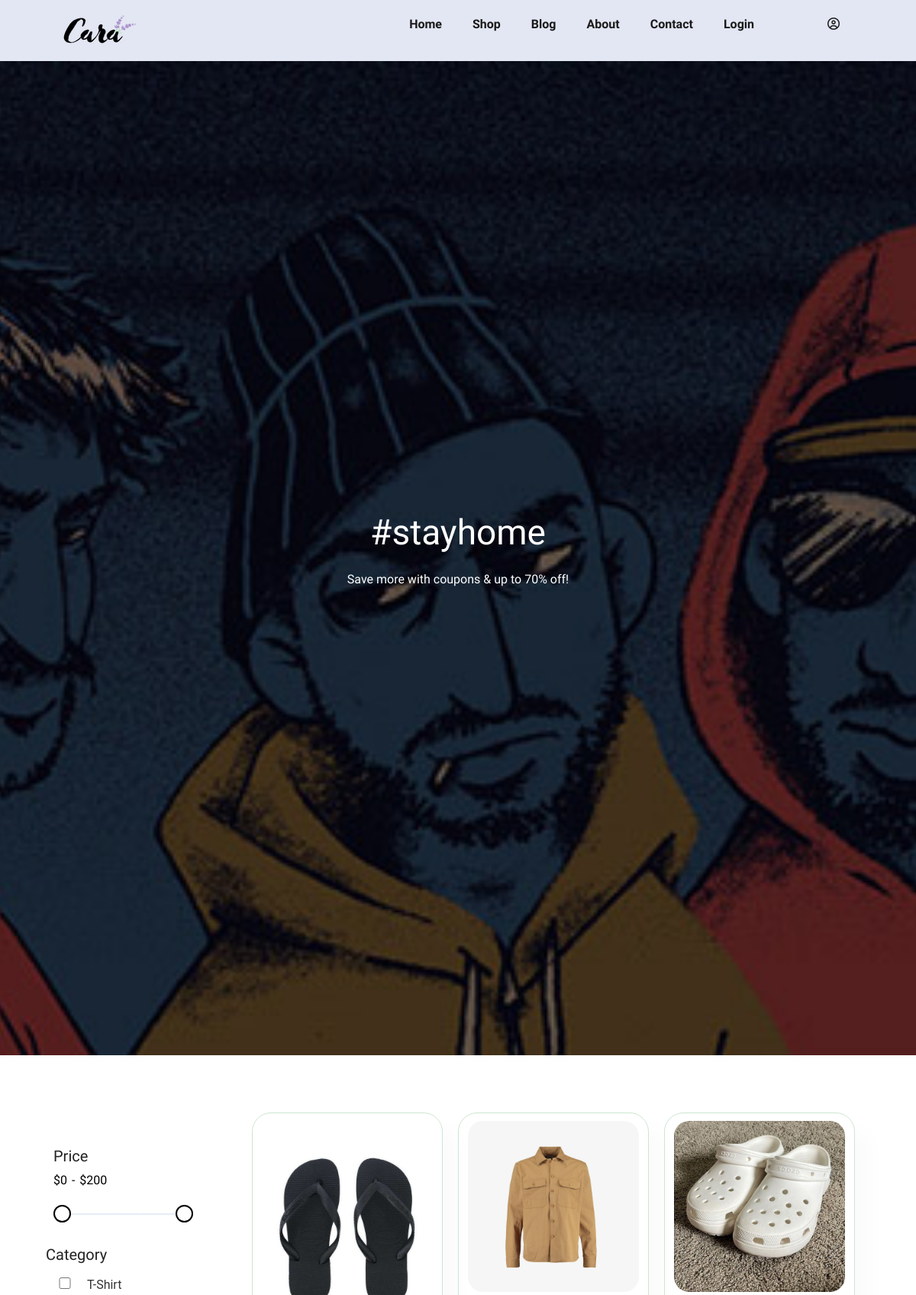
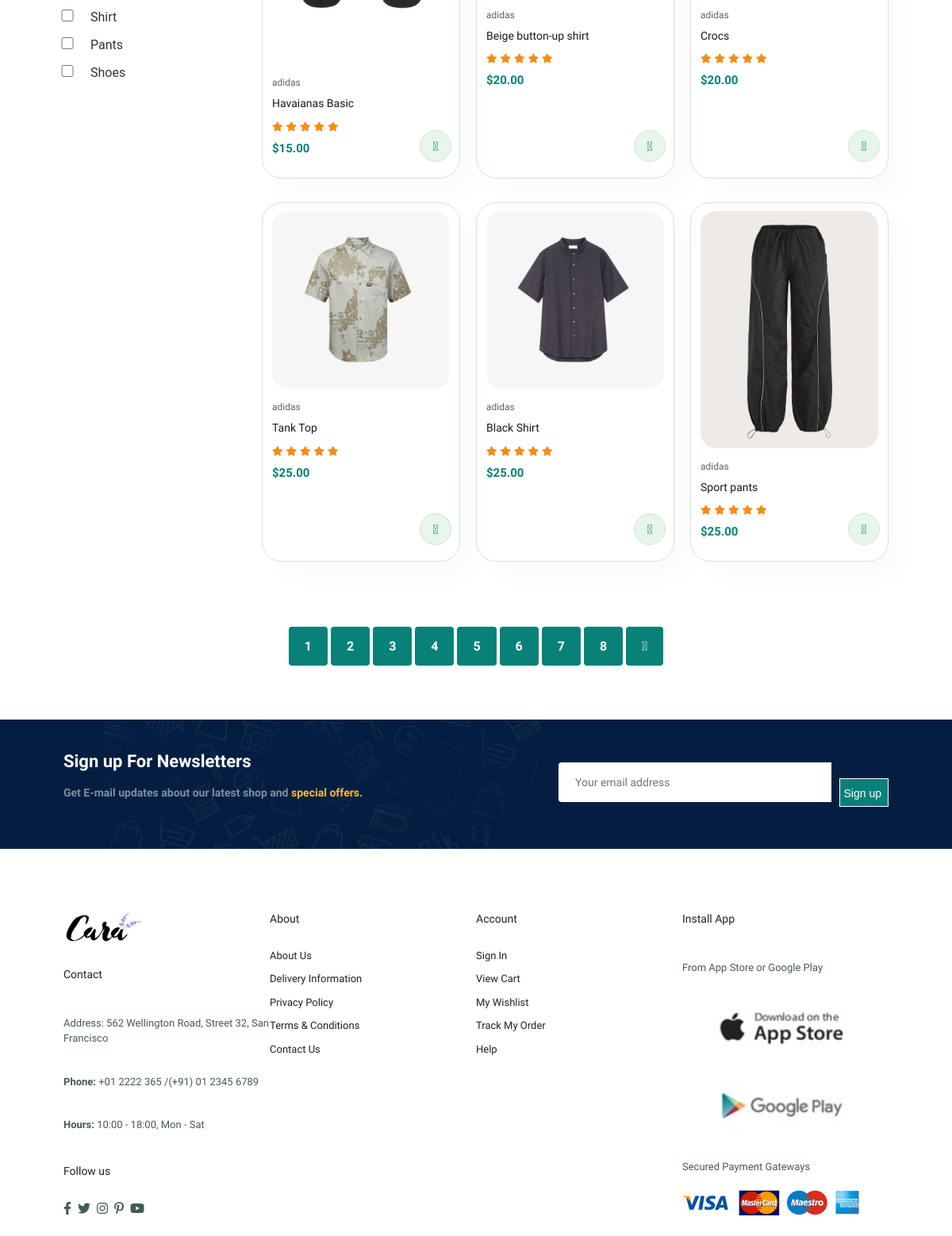
The page /client/shop/shop on the database its author committed (2 pictures, top to bottom).
### tables this page shows
CREATE TABLE  `products` (
  `product_id` INT UNSIGNED PRIMARY KEY AUTO_INCREMENT,
  `name` VARCHAR(100) NOT NULL,
  `category_id` INT UNSIGNED NOT NULL,
  `price` DECIMAL(10, 2) NOT NULL,
  `quantity` INT UNSIGNED DEFAULT 0,
  `color_id` INT UNSIGNED,
  `size_id` INT UNSIGNED,
  `image` VARCHAR(255) NOT NULL,
  `flash` INT UNSIGNED DEFAULT 0, 
  `coupon_id` INT UNSIGNED DEFAULT NULL, 
  `created_at` TIMESTAMP DEFAULT CURRENT_TIMESTAMP,
  `updated_at` TIMESTAMP DEFAULT CURRENT_TIMESTAMP ON UPDATE CURRENT_TIMESTAMP,
  FOREIGN KEY (`category_id`) REFERENCES categories(`category_id`),
  FOREIGN KEY (`color_id`) REFERENCES product_colors(`color_id`),
  FOREIGN KEY (`size_id`) REFERENCES product_sizes(`size_id`)
   
);

### client/mvc/core/controller.php (called while the page is built)
<?php
class controller{
    static function view($view, $data=[]){
        include_once "./mvc/views/".$view.".php";
    }
}
?>

### client/mvc/controllers/shop.php (called while the page is built)
<?php
require_once './mvc/models/shopModels.php';
 class shop extends controller{
    protected $shop;
    public function __construct(){
        $this->shop = new shopModels();
    }
    static public function shop($id=1,$s=0,$e=200){
        $current_page = substr($id, -1);
        $is = new self();
        $view = $is->viewProducts($current_page,$s,$e);
        list($products, $total_pages) = $view;
        $data = [
            "product" => $products,
            "total_pages" => $total_pages,
            "s" => $s,
            "e" => $e
        ];
        self::view('pages/shop/shop', $data);
    }
    public function viewProducts($current_page,$s,$e){
        return $this->shop->getPagination($current_page,$s,$e);
    }
}
?>

### client/mvc/controllers/home.php (called while the page is built, shortened)
<?php
class home extends controller{
    protected $home;
    public function __construct(){
        $this->home = new homeModels();
    }
    static public function index(){
        $is = new self();
        $view = $is->viewProducts();
        $data = [];
        while($row = mysqli_fetch_assoc($view)){
            $data[] = $row;
        }
        self::view('index', $data);
    }
    public function viewProducts(){
        return $this->home->view();
    }
}
?>

### client/index.php (called while the page is built, shortened)
<?php
require_once "./mvc/models/database.php";
$app = new app();

### client/mvc/models/shopModels.php (called while the page is built, shortened)
<?php
    class shopModels extends database {
        public function getPagination($current_page,$s,$e) {
            $a = new Database();
            $a->connect();
            $products_per_page = 6;
            $offset = ($current_page - 1) * $products_per_page;
            $sql = "SELECT COUNT(*) as total_products FROM products";
            $result = $a->conn->query($sql);
            $total_products = $result->fetch_assoc()['total_products'];
            $total_pages = ceil($total_products / $products_per_page);
            $stmt = $a->conn->prepare("SELECT * FROM products WHERE price >= ? and price <= ? order by price LIMIT ?, ? ");
            $stmt->bind_param("iiii", $s, $e, $offset, $products_per_page);
            $stmt->execute();
            $result = $stmt->get_result();
            $products = $result->fetch_all(MYSQLI_ASSOC);
            return [$products, $total_pages];
        }
}
?>

### client/mvc/models/database.php (called while the page is built, shortened)
<?php
class Database
{
	private $server = 'localhost';
	private $dbName = 'Ecommerce-Website';
	private $user = 'root';
	private $password = '';
	public function connect()
	{
		$this->conn = new mysqli($this->server, $this->user, $this->password, $this->dbName);
	}
}
?>

### client/mvc/views/pages/shop/shop.php (the view, shortened to what this page needs)
<!DOCTYPE html>
<html lang="en">
<head>
    <link rel="stylesheet" href="https://pro.fontawesome.com/releases/v5.10.0/css/all.css" />
    <link rel="stylesheet" href="./mvc/assets/css/style.css">
</head>
<section id="page-header">
    <h2>#stayhome</h2>
    <p>Save more with coupons & up to 70% off!</p>
</section>
<body>
    <div class="shop">
        <div class="filter">
            <div class="box">
                <h4>Price</h4>
                <div class="values">
                    <div>$<span id="first"><?php echo isset($data['s']) ? $data['s'] : '0'; ?></span></div> -
                    <div>$<span id="second"><?php echo isset($data['e']) ? $data['e'] : '1000'; ?></span></div>
                </div>
                <div class="slider" data-value-0="#first" data-value-1="#second" data-range="#third"></div>
            </div>
            <div class="category">
                <h4>Category</h4>
                <input type="checkbox" id="categoryname" name="category1">
                <label for="category"> T-Shirt</label><br>
                <input type="checkbox" id="categoryname" name="category2">
                <label for="category"> Shirt</label><br>
                <input type="checkbox" id="categoryname" name="category3">
                <label for="category"> Pants</label><br>
                <input type="checkbox" id="categoryname" name="category4">
                <label for="category"> Shoes</label><br>
            </div>
        </div>
        <section id="product1" class="section-p1">
            <div class="pro-container">
                <?php foreach($data["product"] as $product): ?>
                <div class="pro">
                    <img src=" <?php echo $product['image']; ?>" alt="Product Image">
                    <div class="des">
                        <span>adidas</span>
                        <h5><?php echo $product['name']; ?></h5>
                        <div class="star">
                            <i class="fas fa-star"></i>
                            <i class="fas fa-star"></i>
                            <i class="fas fa-star"></i>
                            <i class="fas fa-star"></i>
                            <i class="fas fa-star"></i>
                        </div>
                        <h4><?php echo "$" . $product['price']; ?></h4>
                    </div>
                    <?php
                        if(!isset($_SESSION["data"])){
                            echo '<a href="http://localhost:8080/Ecommerce-Website/client/login"><i class="fal fa-shopping-cart cart" id="add"></i></a>';
                        } else {
                            echo '<a class="fal fa-shopping-cart cart add" href="http://localhost:8080/Ecommerce-Website/client/cart/viewIn/' . base64_encode($_SESSION["data"]["user_id"]) . '/' . base64_encode($product['product_id']) . '"></a>';
                        }
                    ?>
                </div>
                <?php endforeach; ?>
            </div>
        </section>
    </div>
    <section id="pagination" class="section-p1">
        <?php for ($i = 1; $i <= $data["total_pages"]; $i++): ?>
        <a href="http://localhost:8080/Ecommerce-Website/client/shop/shop/page=<?php echo $i; ?>"><?php echo $i; ?></a>
        <?php endfor; ?>
        <?php
        $current_page = isset($_GET['page']) ? (int)$_GET['page'] : 1;
        ?>
        <a href="http://localhost:8080/Ecommerce-Website/client/shop/shop/page=<?php echo $current_page + 1; ?>">
            <i class="fal fa-long-arrow-alt-right"></i></a>
    </section>
</body>

### rows shown on the page
products: image (picture), name "Havaianas Basic", price "15.00"
products: image (picture), name "Beige button-up shirt", price "20.00"
products: image (picture), name "Crocs", price "20.00"
products: image (picture), name "Tank Top", price "25.00"
products: image (picture), name "Black Shirt", price "25.00"
products: image (picture), name "Sport pants", price "25.00"

### other values the page prints
$data['s'] "0"
$data['e'] "200"
